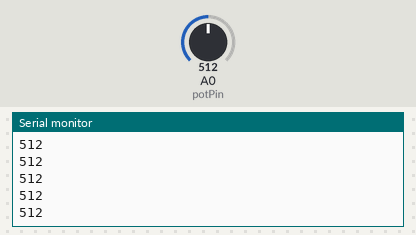
The sketch below on a simulated Arduino Uno, built with avr-gcc and run on an emulated ATmega328P. On the bench: the last lines printed to the serial monitor. The test bench sets the inputs (shaded band); at power-on: A0 (potPin) = 512.

Above: at 1.2 s.
1.3 s: A0 (potPin) set to 716
At 1.32 s:
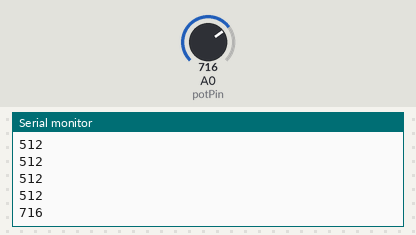
2.8 s: A0 (potPin) set to 900
At 2.83 s:
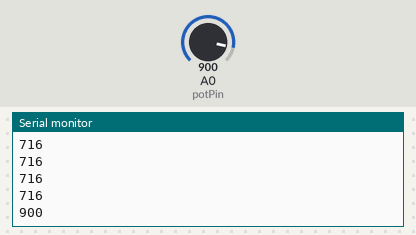
Timing chart, 0 to 5.8 s (numbered marks = the images above; inputs shaded):
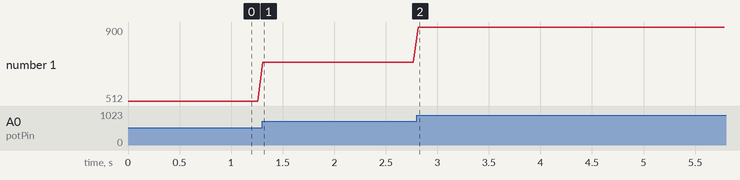

The sketch:

brightnesss.ino
```cpp
int potPin=0;
void setup()
{
  Serial.begin(9600);
}
void loop()
{
  int val=analogRead(potPin);
  Serial.println(val);
  delay(50);
}
```

Measured:
- after the input at 1.3 s, the serial monitor: prints a new line at once (image 1)
- after the input at 2.8 s, the serial monitor: prints a new line at once (image 2)
- plotted number 1: 512 → 716 after the input at 1.3 s, 716 → 900 after the input at 2.8 s
